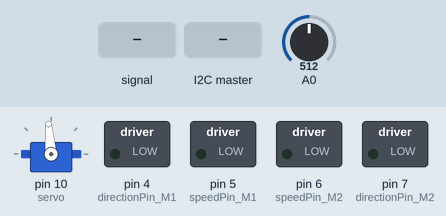
The sketch below on a simulated Arduino Uno, built with avr-gcc and run on an emulated ATmega328P. Parts: servo, switched loads named in the sketch (green lamp = pin HIGH). The test bench sets the inputs (shaded band); at power-on: A0 = 512.

Above: at 1.2 s.
1.3 s: A0 fed a 200 Hz sine of ±255 counts around its level
At 3.8 s:
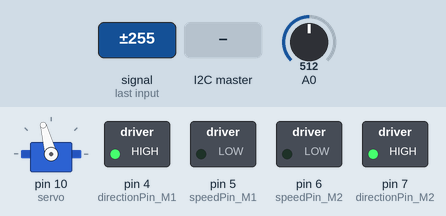
4.1 s: the I2C master sends the byte 1
At 6.8 s:
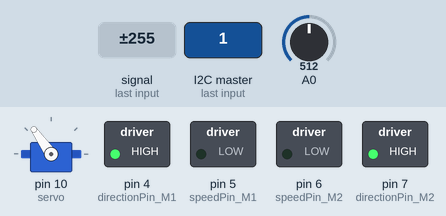
7.1 s: the I2C master sends the byte 0
At 9.9 s:
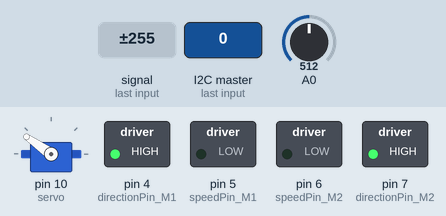
10.1 s: the I2C master sends the byte 2
11.6 s: the I2C master sends the byte 90
13.1 s: the I2C master sends the byte 200
At 18.3 s:
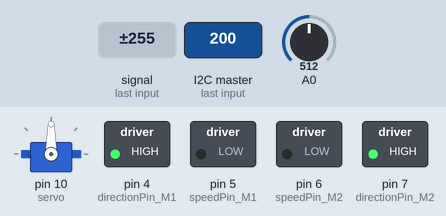
Timing chart, 0 to 24.2 s (numbered marks = the images above; inputs shaded):
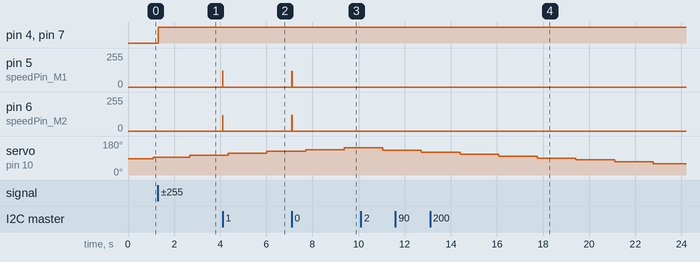

Measured:
- after the input at 1.3 s, pin 4 (directionPin_M1), pin 7 (directionPin_M2): LOW → HIGH at once
- after the input at 4.1 s, pin 5 (speedPin_M1): 0/255 → 121/255 at once, → 0/255 0.01 s later; pin 6 (speedPin_M2): 0/255 → 119/255 at once, → 0/255 0.01 s later
- after the input at 7.1 s, pin 5 (speedPin_M1), pin 6 (speedPin_M2): 0/255 → 120/255 at once, → 0/255 0.01 s later

The sketch:

direction_avec_instructions.ino
```cpp
#include <Wire.h>
#define SLAVE_ADDRESS 0x12 // choix de l'adresse entre 0x03 et 0x77 en hexadecimal
#include <Servo.h>

// variables nécessaires pour faire fonctionner les moteurs du robot.
int speedPin_M1 = 5;     //Choix de la vitesse M1
int speedPin_M2 = 6;     //Choix de la vitesse M2
int directionPin_M1 = 4;     //Choix du sens de rotation (avant ou arrière) moteur M1
int directionPin_M2 = 7;     //Choix du sens de la rotation (avant ou arrière) pour le moteur M2
int servo_pin = 10;

bool arret_urgence = false; // variable booléenne d'arrêt d'urgence

int  vitG = 0;
int  vitD = 0;
int data = 0;
int  vit = 120;
int data_max = 200;
int data_mil = data_max/2;
int timer = 0;


//Variable pour stocker l'angle du servomoteur par rapport à son horizontal
long t_servo = 0;
int t_prec = 0;
long t_prec_servo = 0;
int angle = 85;  //initialisation à 21 pour que angle_prec soit au minimum et pas en dessous
int flag = 0;
int angle_max = 140;//angle maximal pour le trajet du servomoteur (45 degré de plus que la ref)
int angle_min = 40;//angle minimal pour le trajet du servomoteur

// on crée un objet de la librairie servo
Servo servo;

int ADC_moyenne(int n)
{
  long somme = 0;
  for (int i = 0; i < n; i++)
  {
    somme = somme + analogRead(A0);
  }
  return ((int)(somme / n));
}


bool  arreturgence(){
  int ADC_SHARP = ADC_moyenne(20);
  if (ADC_SHARP > 600)
  {return true ;}
  else
  {return false;}
}


void ecriture (){

    if (angle<angle_max and angle>angle_min){
      if (flag == 0){
        angle = angle + 10;
        servo.write(angle);
      }
      else {
        angle = angle - 10;
        servo.write(angle);
      }
    }

    else if (angle>=angle_max){
      flag = 1;
      angle = angle_max - 10;
      servo.write(angle);
    }

    else if (angle<=angle_min){
      flag =0;
      angle = angle_min + 10;
      servo.write(angle);
    }
}


void Direction(int vitgauche, int vitdroite) {
  analogWrite (speedPin_M2, vitgauche);
  analogWrite (speedPin_M1, vitdroite);
  digitalWrite(directionPin_M1, HIGH);
  digitalWrite(directionPin_M2, HIGH);
}


void receiveData(int bytecount) {


    if (arreturgence() == false) {
      timer+=1;
      if (timer >= 500){
      timer = 0;
      ecriture();}


    while (Wire.available()) {

      data = Wire.read();//varie de 0 à 255 avec donc le milieu de l'image à 127. Cela revient à prendre en compte un pixel sur 3 dans l'image de départ

if (data == 251){//s'arrêter par commande du rover
  Direction (0,0);
}

else if (data == 252){
  vit = vit -30;
  data = data -30;
  data_max = data_max - 60;

        if (data < data_mil) {

            //data est la valeur comprise entre 0 et 255 représentant l'éloignement par rapport à l'origine en pixel ramené sur un octet...
            vitG = vit - data;
            vitD = vit + data;

            if (vitD >= 255 or data >= vit) {
              vitD = 255;
              vitD = 0;
            }

            Direction(vitG, vitD);
         }

         else {
          if (data >= data_max){
            data = data_max;
          }
          data = data - data_mil;
          vitG = vit + data;
          vitD = vit - data;

            if (vitG >= 255 or data>= vit ) {
              vitG = 255;
              vitD = 0;
            }
            Direction(vitG, vitD);
         }
}
      else {
      if (data < data_mil) {

            //data est la valeur comprise entre 0 et 255 représentant l'éloignement par rapport à l'origine en pixel ramené sur un octet...
            vitG = vit - data;
            vitD = vit + data;

            if (vitD >= 255 or data >= vit) {
              vitD = 255;
              vitD = 0;
            }

            Direction(vitG, vitD);
         }

         else {
          data = data - data_mil;
          vitG = vit + data;
          vitD = vit - data;

            if (vitG >= 255 or data>= vit ) {
              vitG = 255;
              vitD = 0;
            }
            Direction(vitG, vitD);
         }
    }
  }
    }
        else {
        Direction (0, 0);
      }
}


//configuration de la communication I2C entre les deux cartes
void setup() {
  Serial.begin(9600);// fréquence de communication
  Wire.begin(SLAVE_ADDRESS); // l'arduino est ici définie comme escalve et ne fait que recevoir des ordres de la raspberry configurée comme maître
  Wire.onReceive(receiveData);
  pinMode (speedPin_M1, OUTPUT);
  pinMode (speedPin_M2, OUTPUT);
  pinMode (directionPin_M1, OUTPUT);
  pinMode (directionPin_M2, OUTPUT);
  //pinMode (servo_pin,OUTPUT);
  servo.attach(10); //on choisit arbitrairement le pin PMW 10 pour écrire le signal de commande
  servo.write(angle); //centrer
}

void loop() {
  receiveData(0);
}
```
